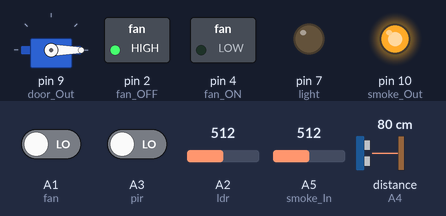
The sketch below on a simulated Arduino Uno, built with avr-gcc and run on an emulated ATmega328P. Shown: servo, switched loads named in the sketch (green lamp = pin HIGH), output pins drawn as LEDs (lit = HIGH). Wiring (inferred from the names in the program): ultrasonic range finder: trigger A4; echo A4. The test bench sets the inputs (shaded band); at power-on: distance to the obstacle (sensor on A4) 80 cm, A5 (smoke_In) = 512, A1 (fan) LOW, A2 (ldr) = 512, A3 (pir) LOW. The echo pulse lasts 58.3 µs per cm.

Above: at 1.2 s.
1.3 s: distance to the obstacle (sensor on A4) set to 2 cm
At 2.1 s:
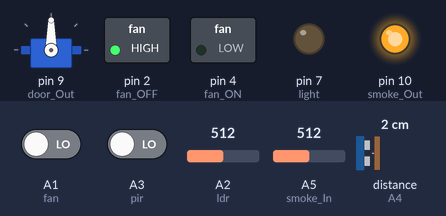
2.8 s: A5 (smoke_In) set to 494
At 3.1 s:
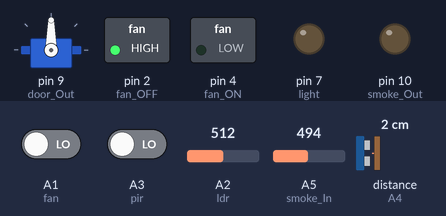
4.3 s: A1 (fan) driven HIGH
At 5.4 s:
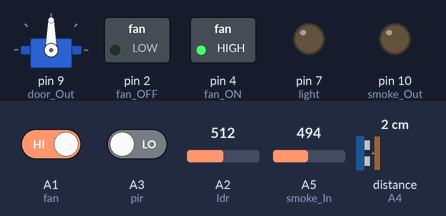
5.8 s: distance to the obstacle (sensor on A4) set to 46 cm
7.3 s: distance to the obstacle (sensor on A4) set to 54 cm
At 7.8 s:
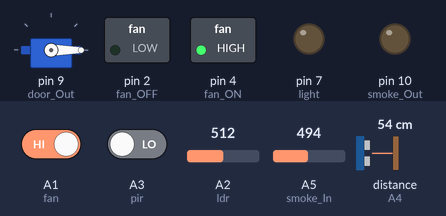
8.8 s: A5 (smoke_In) set to 510
At 10.1 s:
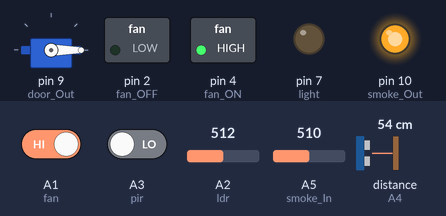
Timing chart, 0 to 11.3 s (numbered marks = the images above; inputs shaded):
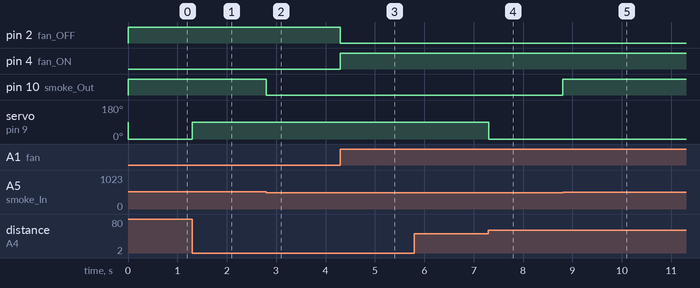

The sketch:

Code_Smart_Home.ino
```cpp
#include <Servo.h>


const int smoke_Out = 10;
const int smoke_In = A5;

const int door_Out = 9;
const int door_In = A4;

const int red_Out = 12;
const int green_Out = 13;

int smoke_count = A5;
Servo door;

const int fan = A1;
const int pir = A3;
const int ldr = A2;
const int fan_ON = 4;
const int fan_OFF = 2;
const int light = 7;

void setup()
{
  pinMode(smoke_Out,OUTPUT);
  pinMode(smoke_In,INPUT);

  door.attach(door_Out);

  pinMode(light, OUTPUT);
  pinMode(fan_OFF, OUTPUT);
  pinMode(fan_ON, OUTPUT);
  pinMode(pir, INPUT);
  pinMode(ldr, INPUT);

  Serial.begin(9600);
}

void detectSmoke() {
  smoke_count = analogRead(smoke_In);
  if (smoke_count > 500) {
    digitalWrite(smoke_Out, HIGH);
  }
  else {
    digitalWrite(smoke_Out, LOW);
  }
}

long readUSdistance(){
  pinMode(door_In, OUTPUT);
  digitalWrite(door_In, LOW);
  delayMicroseconds(2);

  digitalWrite(door_In, HIGH);
  delayMicroseconds(10);

  digitalWrite(door_In, LOW);
  pinMode(door_In, INPUT);

  return pulseIn(door_In, HIGH);
}
//DOOR LOGIC
void openDoor() {
  door.write(90);
  digitalWrite(red_Out, LOW);
  digitalWrite(green_Out, HIGH);
}

void closeDoor() {
  door.write(0);
  digitalWrite(red_Out, HIGH);
  digitalWrite(green_Out, LOW);
}

void automateDoor() {
  int distance = 0.01723 * readUSdistance(); //in cms
  if (distance < 50) {
    openDoor();
  }
  else {
    closeDoor();
  }
}


//Fan
void automateFan() {
  bool state = digitalRead(pir) || digitalRead(fan);
  digitalWrite(fan_ON, state);
  digitalWrite(fan_OFF, !state);

  delayMicroseconds(10);
  digitalWrite(pir, LOW);
}
//Light
void automateLight() {
  if (analogRead(ldr) < 500) {
    digitalWrite(light, digitalRead(pir));
  }
  else {
    digitalWrite(light, LOW);
  }

  delayMicroseconds(10);
  digitalWrite(pir, LOW);
}

void loop()
{
  detectSmoke();
  automateDoor();
  automateFan();
  automateLight();
}
```

Measured:
- the behaviour switches between 501 and 500 on A5 (smoke_In) (found by bisection; images 1 and 2)
- the behaviour switches between 50 and 51 cm on distance to the obstacle (sensor on A4) (found by bisection; images 3 and 4)
- after the input at 1.3 s, servo on pin 9 (door_Out): 0° → 90° at once
- after the input at 2.8 s, pin 10 (smoke_Out): HIGH → LOW at once
- after the input at 4.3 s, pin 2 (fan_OFF): HIGH → LOW at once; pin 4 (fan_ON): LOW → HIGH at once
- after the input at 5.8 s, every drawn part: stays the same
- after the input at 7.3 s, servo on pin 9 (door_Out): 90° → 0° at once
- after the input at 8.8 s, pin 10 (smoke_Out): LOW → HIGH at once
